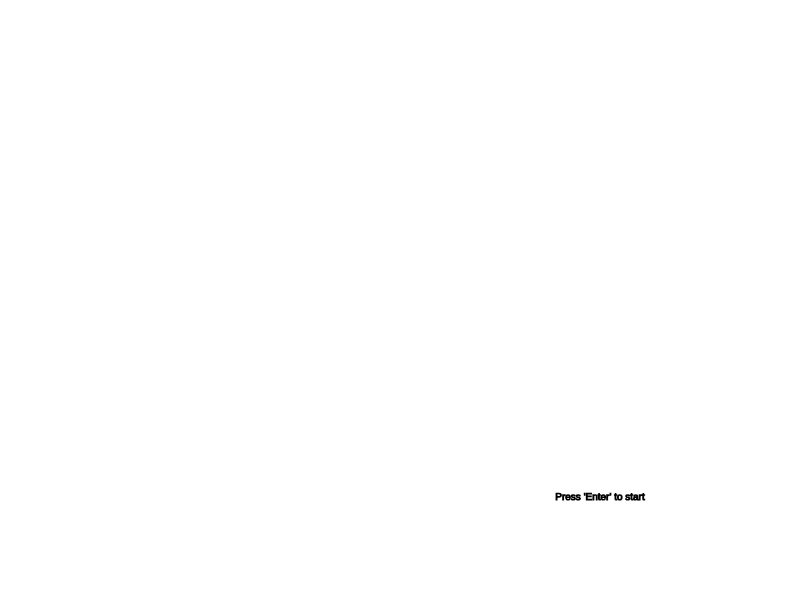
Frame 1 (no input)
Frame 60 (no input): identical to frame 1, image omitted
Frame 120 (the mouse pressed at the canvas centre since frame 60): identical to frame 1, image omitted

The p5.js sketch that drew this single still picture (run headless with seeded random() and noise() and a simulated clock; from frame 60 on, the mouse is pressed at the canvas centre):

// p5.js sketch
// ── sketch.js
var startVT = false;//start vision test
var startMG = false;//start mouse game
var next = false;
var beginning = true;
var fs = false; //controls fullscreen
var targets = [];
var time1; //overall game timer
var time2; //reaction timer
var initTime; //start time
var prevTime; //game time of the previous frame
var tbc = []; //time between circles
var r;
var score;

function setup() {
	let cnv = createCanvas(displayWidth, displayHeight);
	cnv.style('display', 'block');
    prevTime = millis();
    for (let i = 0; i < 16; i++) {
  		for (let j = 0; j < 3; j++) {
            targets[i] = new Target(displayWidth/3+j*(displayWidth/6), displayHeight/5);
            i++;
  		}
  		for (let j = 0; j < 5; j++) {
  			targets[i] = new Target(displayWidth/6+j*(displayWidth/6), 2*displayHeight/5);
            i++;
  		}
  		for (let j = 0; j < 5; j++) {
  			targets[i] = new Target(displayWidth/6+j*(displayWidth/6), 3*displayHeight/5);
            i++;
  		}
  		for (let j = 0; j < 3; j++) {
  			targets[i] = new Target(displayWidth/3+j*(displayWidth/6), 4*displayHeight/5);
            i++;
  		}
  	}
}

function draw() {
    stroke(0);
    textAlign(CENTER);
    if (!fs){
    	startScreen();
	}
	if (startVT) {
        time1 = millis() - initTime;
        displayTime(time1);
        time2 = millis()  - prevTime;
        if (beginning) {
            visionTest(time2);
        }
    } else if (startMG) {
        time1 = millis() - initTime;
        displayTime(time1);
        score = 0;
        mouseGame();
            
    }
}

function mousePressed() {
	if (startVT) {
        for (let i = 0; i < 16; i++) {
            if (targets[r].hitbox(mouseX, mouseY)) {
                visionTest();
                append(tbc, time2);         
            }        
        }
	}
    if (startMG) {
    }
}

function keyPressed() {
    if (!fs) {
        if (keyCode === ENTER) {          
            fullscreen(1);
            initTime = millis();
            fs = true;
            startVT = true;      
        }
    } else if (fs) {
        if (keyCode === ENTER) {
            fullscreen(0);
            tbc = [];
            fs = false;
            startScreen();   
        }
    }
    if (keyCode === "b" && next && fs) {
        fullscreen(1);
        iniTime = millis();
        fs = true;
        startMG = true;
    }
}

function visionTest() {
  beginning = false;
  prevTime = millis();
  background(255);
  strokeWeight(5);
  r = int(random(16));
  for (let i = 0; i < 16; i++) {
      if (i !== r) {
          targets[i].display();
      }
  }
  targets[r].lightUp();
}

function mouseGame() {
    fill(0);
    circle(windowWidth/2, windowHeight/2, 50);
}

function startScreen() {
    noFill();
    background(255);
    strokeWeight(1);
    textSize(10);
    text("Press 'Enter' to start", windowWidth/2, windowHeight/2);
    startVT = false;
    startMG = false;
    beginning = true;
}

function displayTime(t) {
  let time = t;
  if (time >= 10000) {
    vtOver();
  } else {
    fill(255);
    noStroke();
    rect(windowWidth-150, 0, 150, 100);
    textSize(30);
    stroke(0);
    strokeWeight(1);
    fill(0);
    text("Time: " + (10-Math.floor(time/1000)), windowWidth-75, 50);
  }
}

function vtOver() {
    var avgTime;
    var total = 0;
    for (let i = 0; i < tbc.length; i++) {
    total = total + tbc[i];
    avgTime = total/tbc.length;
    }
    background(255);
    fill(0);
    strokeWeight(1);
    textSize(20);
    text(int(Math.floor(avgTime)) + "ms", windowWidth/2, windowHeight/3);
    text("Press 'b' to continue", windowWidth/2, 2*windowHeight/3);
    startVT = false;
    next = true;
}

// ── Rock.js
class Rock {
	constructor() {
		let r = int(random(displayWidth));
		this.x = r;
		this.y = 0;
		this.diameter = 40;
		this.speed = 20;
	}
	hitbox (xVal, yVal) {
        if (xVal >= this.x - this.diameter && xVal <= this.x + this.diameter) {
            if (yVal >= this.y - this.diameter && yVal <= this.y + this.diameter) {
                return true;          
            } else {
                return false;
            }
        } else {
            return false;        
        }
    }
    fall () {
    	this.y += this.speed;
    	fill(0);
    	circle(this.x, this.y, this.diameter);
    }
    dead () {
    	if (this.y >= displayHeight) {
    		return true;
    	}
    	return false;
    }
}
// ── Target.js
class Target {
    constructor(xVal, yVal) {
        this.x = xVal;
        this.y = yVal;
        this.diameter = 50;
    }
    hitbox (xVal, yVal) {
        if (xVal >= this.x - this.diameter && xVal <= this.x + this.diameter) {
            if (yVal >= this.y - this.diameter && yVal <= this.y + this.diameter) {
                return true;          
            } else {
                return false;
            }
        } else {
            return false;        
        }
    }
    lightUp () {
        fill(255, 0, 0);
        circle(this.x, this.y, this.diameter);
    }
    
    display() {
        noFill();
        circle(this.x, this.y, this.diameter);    
    }
}
